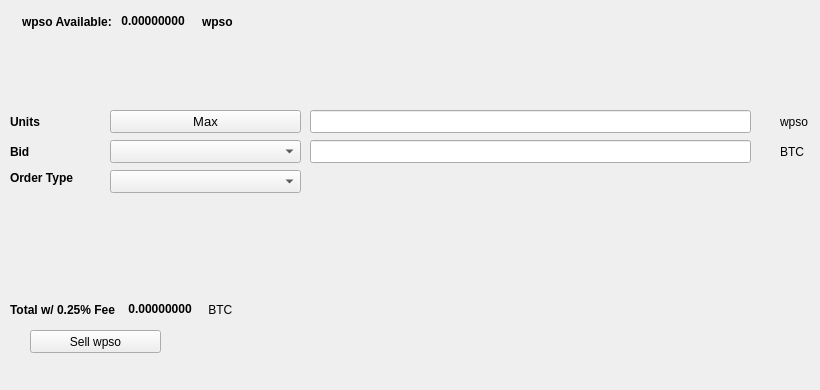
   <widget class="QWidget" name="SellTab">
    <attribute name="title">
     <string>Sell</string>
    </attribute>
    <widget class="QLabel" name="label_16">
     <property name="geometry">
      <rect>
       <x>780</x>
       <y>140</y>
       <width>31</width>
       <height>23</height>
      </rect>
     </property>
     <property name="text">
      <string>BTC</string>
     </property>
    </widget>
    <widget class="QComboBox" name="SellBidcomboBox">
     <property name="geometry">
      <rect>
       <x>110</x>
       <y>140</y>
       <width>191</width>
       <height>23</height>
      </rect>
     </property>
     <property name="font">
      <font>
       <pointsize>10</pointsize>
      </font>
     </property>
    </widget>
    <widget class="QLabel" name="label_18">
     <property name="geometry">
      <rect>
       <x>10</x>
       <y>110</y>
       <width>46</width>
       <height>23</height>
      </rect>
     </property>
     <property name="font">
      <font>
       <weight>75</weight>
       <bold>true</bold>
      </font>
     </property>
     <property name="text">
      <string>Units</string>
     </property>
    </widget>
    <widget class="QPushButton" name="Sell_Max_Amount">
     <property name="geometry">
      <rect>
       <x>110</x>
       <y>110</y>
       <width>191</width>
       <height>23</height>
      </rect>
     </property>
     <property name="font">
      <font>
       <pointsize>10</pointsize>
      </font>
     </property>
     <property name="text">
      <string>Max</string>
     </property>
    </widget>
    <widget class="QLabel" name="label_20">
     <property name="geometry">
      <rect>
       <x>10</x>
       <y>170</y>
       <width>91</width>
       <height>16</height>
      </rect>
     </property>
     <property name="font">
      <font>
       <weight>75</weight>
       <bold>true</bold>
      </font>
     </property>
     <property name="text">
      <string>Order Type</string>
     </property>
    </widget>
    <widget class="QComboBox" name="SellOrdertypeCombo">
     <property name="geometry">
      <rect>
       <x>110</x>
       <y>170</y>
       <width>191</width>
       <height>23</height>
      </rect>
     </property>
     <property name="font">
      <font>
       <pointsize>10</pointsize>
      </font>
     </property>
    </widget>
    <widget class="QLabel" name="label_21">
     <property name="geometry">
      <rect>
       <x>10</x>
       <y>140</y>
       <width>46</width>
       <height>23</height>
      </rect>
     </property>
     <property name="font">
      <font>
       <weight>75</weight>
       <bold>true</bold>
      </font>
     </property>
     <property name="text">
      <string>Bid</string>
     </property>
    </widget>
    <widget class="QLabel" name="label_22">
     <property name="geometry">
      <rect>
       <x>780</x>
       <y>110</y>
       <width>31</width>
       <height>23</height>
      </rect>
     </property>
     <property name="text">
      <string>wpso</string>
     </property>
    </widget>
    <widget class="QLineEdit" name="UnitsInputwpso">
     <property name="geometry">
      <rect>
       <x>310</x>
       <y>110</y>
       <width>441</width>
       <height>23</height>
      </rect>
     </property>
     <property name="font">
      <font>
       <pointsize>9</pointsize>
       <weight>75</weight>
       <bold>true</bold>
      </font>
     </property>
    </widget>
    <widget class="QLineEdit" name="SellBidPriceEdit">
     <property name="geometry">
      <rect>
       <x>310</x>
       <y>140</y>
       <width>441</width>
       <height>23</height>
      </rect>
     </property>
     <property name="font">
      <font>
       <pointsize>9</pointsize>
       <weight>75</weight>
       <bold>true</bold>
      </font>
     </property>
    </widget>
    <widget class="QPushButton" name="SellwpsoBTN">
     <property name="geometry">
      <rect>
       <x>30</x>
       <y>330</y>
       <width>131</width>
       <height>23</height>
      </rect>
     </property>
     <property name="text">
      <string>Sell wpso</string>
     </property>
     <property name="icon">
      <iconset resource="../wpso">
       <normaloff>:/icons/bitcoin</normaloff>:/icons/bitcoin</iconset>
     </property>
    </widget>
    <widget class="QWidget" name="layoutWidget3">
     <property name="geometry">
      <rect>
       <x>22</x>
       <y>12</y>
       <width>258</width>
       <height>19</height>
      </rect>
     </property>
     <layout class="QHBoxLayout" name="horizontalLayout">
      <item>
       <widget class="QLabel" name="label232_2">
        <property name="font">
         <font>
          <weight>75</weight>
          <bold>true</bold>
         </font>
        </property>
        <property name="text">
         <string>wpso Available:</string>
        </property>
       </widget>
      </item>
      <item>
       <widget class="QLabel" name="wpsoAvailableLabel">
        <property name="palette">
         <palette>
          <active>
           <colorrole role="WindowText">
            <brush brushstyle="SolidPattern">
             <color alpha="255">
              <red>0</red>
              <green>0</green>
              <blue>0</blue>
             </color>
            </brush>
           </colorrole>
           <colorrole role="Button">
            <brush brushstyle="SolidPattern">
             <color alpha="255">
              <red>0</red>
              <green>170</green>
              <blue>0</blue>
             </color>
            </brush>
           </colorrole>
           <colorrole role="Light">
            <brush brushstyle="SolidPattern">
             <color alpha="255">
              <red>0</red>
              <green>255</green>
              <blue>0</blue>
             </color>
            </brush>
           </colorrole>
           <colorrole role="Midlight">
            <brush brushstyle="SolidPattern">
             <color alpha="255">
              <red>0</red>
              <green>212</green>
              <blue>0</blue>
             </color>
            </brush>
           </colorrole>
           <colorrole role="Dark">
            <brush brushstyle="SolidPattern">
             <color alpha="255">
              <red>0</red>
              <green>85</green>
              <blue>0</blue>
             </color>
            </brush>
           </colorrole>
           <colorrole role="Mid">
            <brush brushstyle="SolidPattern">
             <color alpha="255">
              <red>0</red>
              <green>113</green>
              <blue>0</blue>
             </color>
            </brush>
           </colorrole>
           <colorrole role="Text">
            <brush brushstyle="SolidPattern">
             <color alpha="255">
              <red>0</red>
              <green>170</green>
              <blue>0</blue>
             </color>
            </brush>
           </colorrole>
           <colorrole role="BrightText">
            <brush brushstyle="SolidPattern">
             <color alpha="255">
              <red>255</red>
              <green>255</green>
              <blue>255</blue>
             </color>
            </brush>
           </colorrole>
           <colorrole role="ButtonText">
            <brush brushstyle="SolidPattern">
             <color alpha="255">
              <red>0</red>
              <green>0</green>
              <blue>0</blue>
             </color>
            </brush>
           </colorrole>
           <colorrole role="Base">
            <brush brushstyle="SolidPattern">
             <color alpha="255">
              <red>255</red>
              <green>255</green>
              <blue>255</blue>
             </color>
            </brush>
           </colorrole>
           <colorrole role="Window">
            <brush brushstyle="SolidPattern">
             <color alpha="255">
              <red>0</red>
              <green>170</green>
              <blue>0</blue>
             </color>
            </brush>
           </colorrole>
           <colorrole role="Shadow">
            <brush brushstyle="SolidPattern">
             <color alpha="255">
              <red>0</red>
              <green>0</green>
              <blue>0</blue>
             </color>
            </brush>
           </colorrole>
           <colorrole role="AlternateBase">
            <brush brushstyle="SolidPattern">
             <color alpha="255">
              <red>127</red>
              <green>212</green>
              <blue>127</blue>
             </color>
            </brush>
           </colorrole>
           <colorrole role="ToolTipBase">
            <brush brushstyle="SolidPattern">
             <color alpha="255">
              <red>255</red>
              <green>255</green>
              <blue>220</blue>
             </color>
            </brush>
           </colorrole>
           <colorrole role="ToolTipText">
            <brush brushstyle="SolidPattern">
             <color alpha="255">
              <red>0</red>
              <green>0</green>
              <blue>0</blue>
             </color>
            </brush>
           </colorrole>
          </active>
          <inactive>
           <colorrole role="WindowText">
            <brush brushstyle="SolidPattern">
             <color alpha="255">
              <red>0</red>
              <green>0</green>
              <blue>0</blue>
             </color>
            </brush>
           </colorrole>
           <colorrole role="Button">
            <brush brushstyle="SolidPattern">
             <color alpha="255">
              <red>0</red>
              <green>170</green>
              <blue>0</blue>
             </color>
            </brush>
           </colorrole>
           <colorrole role="Light">
            <brush brushstyle="SolidPattern">
             <color alpha="255">
              <red>0</red>
              <green>255</green>
              <blue>0</blue>
             </color>
            </brush>
           </colorrole>
           <colorrole role="Midlight">
            <brush brushstyle="SolidPattern">
             <color alpha="255">
              <red>0</red>
              <green>212</green>
              <blue>0</blue>
             </color>
            </brush>
           </colorrole>
           <colorrole role="Dark">
            <brush brushstyle="SolidPattern">
             <color alpha="255">
              <red>0</red>
              <green>85</green>
              <blue>0</blue>
             </color>
            </brush>
           </colorrole>
           <colorrole role="Mid">
            <brush brushstyle="SolidPattern">
             <color alpha="255">
              <red>0</red>
              <green>113</green>
              <blue>0</blue>
             </color>
            </brush>
           </colorrole>
           <colorrole role="Text">
            <brush brushstyle="SolidPattern">
             <color alpha="255">
              <red>0</red>
              <green>170</green>
              <blue>0</blue>
             </color>
            </brush>
           </colorrole>
           <colorrole role="BrightText">
            <brush brushstyle="SolidPattern">
             <color alpha="255">
              <red>255</red>
              <green>255</green>
              <blue>255</blue>
             </color>
            </brush>
           </colorrole>
           <colorrole role="ButtonText">
            <brush brushstyle="SolidPattern">
             <color alpha="255">
              <red>0</red>
              <green>0</green>
              <blue>0</blue>
             </color>
            </brush>
           </colorrole>
           <colorrole role="Base">
            <brush brushstyle="SolidPattern">
             <color alpha="255">
              <red>255</red>
              <green>255</green>
              <blue>255</blue>
             </color>
            </brush>
           </colorrole>
           <colorrole role="Window">
            <brush brushstyle="SolidPattern">
             <color alpha="255">
              <red>0</red>
              <green>170</green>
              <blue>0</blue>
             </color>
            </brush>
           </colorrole>
           <colorrole role="Shadow">
            <brush brushstyle="SolidPattern">
             <color alpha="255">
              <red>0</red>
              <green>0</green>
              <blue>0</blue>
             </color>
            </brush>
           </colorrole>
           <colorrole role="AlternateBase">
            <brush brushstyle="SolidPattern">
             <color alpha="255">
              <red>127</red>
              <green>212</green>
              <blue>127</blue>
             </color>
            </brush>
           </colorrole>
           <colorrole role="ToolTipBase">
            <brush brushstyle="SolidPattern">
             <color alpha="255">
              <red>255</red>
              <green>255</green>
              <blue>220</blue>
             </color>
            </brush>
           </colorrole>
           <colorrole role="ToolTipText">
            <brush brushstyle="SolidPattern">
             <color alpha="255">
              <red>0</red>
              <green>0</green>
              <blue>0</blue>
             </color>
            </brush>
           </colorrole>
          </inactive>
          <disabled>
           <colorrole role="WindowText">
            <brush brushstyle="SolidPattern">
             <color alpha="255">
              <red>0</red>
              <green>85</green>
              <blue>0</blue>
             </color>
            </brush>
           </colorrole>
           <colorrole role="Button">
            <brush brushstyle="SolidPattern">
             <color alpha="255">
              <red>0</red>
              <green>170</green>
              <blue>0</blue>
             </color>
            </brush>
           </colorrole>
           <colorrole role="Light">
            <brush brushstyle="SolidPattern">
             <color alpha="255">
              <red>0</red>
              <green>255</green>
              <blue>0</blue>
             </color>
            </brush>
           </colorrole>
           <colorrole role="Midlight">
            <brush brushstyle="SolidPattern">
             <color alpha="255">
              <red>0</red>
              <green>212</green>
              <blue>0</blue>
             </color>
            </brush>
           </colorrole>
           <colorrole role="Dark">
            <brush brushstyle="SolidPattern">
             <color alpha="255">
              <red>0</red>
              <green>85</green>
              <blue>0</blue>
             </color>
            </brush>
           </colorrole>
           <colorrole role="Mid">
            <brush brushstyle="SolidPattern">
             <color alpha="255">
              <red>0</red>
              <green>113</green>
              <blue>0</blue>
             </color>
            </brush>
           </colorrole>
           <colorrole role="Text">
            <brush brushstyle="SolidPattern">
             <color alpha="255">
              <red>0</red>
              <green>85</green>
              <blue>0</blue>
             </color>
            </brush>
           </colorrole>
           <colorrole role="BrightText">
            <brush brushstyle="SolidPattern">
             <color alpha="255">
              <red>255</red>
              <green>255</green>
              <blue>255</blue>
             </color>
            </brush>
           </colorrole>
           <colorrole role="ButtonText">
            <brush brushstyle="SolidPattern">
             <color alpha="255">
              <red>0</red>
              <green>85</green>
              <blue>0</blue>
             </color>
            </brush>
           </colorrole>
           <colorrole role="Base">
            <brush brushstyle="SolidPattern">
             <color alpha="255">
              <red>0</red>
              <green>170</green>
              <blue>0</blue>
             </color>
            </brush>
           </colorrole>
           <colorrole role="Window">
            <brush brushstyle="SolidPattern">
             <color alpha="255">
              <red>0</red>
              <green>170</green>
              <blue>0</blue>
             </color>
            </brush>
           </colorrole>
           <colorrole role="Shadow">
            <brush brushstyle="SolidPattern">
             <color alpha="255">
              <red>0</red>
              <green>0</green>
              <blue>0</blue>
             </color>
            </brush>
           </colorrole>
           <colorrole role="AlternateBase">
            <brush brushstyle="SolidPattern">
             <color alpha="255">
              <red>0</red>
              <green>170</green>
              <blue>0</blue>
             </color>
            </brush>
           </colorrole>
           <colorrole role="ToolTipBase">
            <brush brushstyle="SolidPattern">
             <color alpha="255">
              <red>255</red>
              <green>255</green>
              <blue>220</blue>
             </color>
            </brush>
           </colorrole>
           <colorrole role="ToolTipText">
            <brush brushstyle="SolidPattern">
             <color alpha="255">
              <red>0</red>
              <green>0</green>
              <blue>0</blue>
             </color>
            </brush>
           </colorrole>
          </disabled>
         </palette>
        </property>
        <property name="font">
         <font>
          <weight>75</weight>
          <bold>true</bold>
         </font>
        </property>
        <property name="text">
         <string> 0.00000000 </string>
        </property>
        <property name="textInteractionFlags">
         <set>Qt::LinksAccessibleByMouse|Qt::TextSelectableByKeyboard|Qt::TextSelectableByMouse</set>
        </property>
       </widget>
      </item>
      <item>
       <widget class="QLabel" name="labelwpso">
        <property name="font">
         <font>
          <weight>75</weight>
          <bold>true</bold>
         </font>
        </property>
        <property name="text">
         <string>wpso</string>
        </property>
       </widget>
      </item>
     </layout>
    </widget>
    <widget class="QWidget" name="layoutWidget">
     <property name="geometry">
      <rect>
       <x>10</x>
       <y>300</y>
       <width>268</width>
       <height>19</height>
      </rect>
     </property>
     <layout class="QHBoxLayout" name="horizontalLayout_2">
      <item>
       <widget class="QLabel" name="label_19">
        <property name="font">
         <font>
          <weight>75</weight>
          <bold>true</bold>
         </font>
        </property>
        <property name="text">
         <string>Total w/ 0.25% Fee </string>
        </property>
       </widget>
      </item>
      <item>
       <widget class="QLabel" name="SellCostLabel">
        <property name="palette">
         <palette>
          <active>
           <colorrole role="WindowText">
            <brush brushstyle="SolidPattern">
             <color alpha="255">
              <red>0</red>
              <green>0</green>
              <blue>0</blue>
             </color>
            </brush>
           </colorrole>
           <colorrole role="Button">
            <brush brushstyle="SolidPattern">
             <color alpha="255">
              <red>0</red>
              <green>170</green>
              <blue>0</blue>
             </color>
            </brush>
           </colorrole>
           <colorrole role="Light">
            <brush brushstyle="SolidPattern">
             <color alpha="255">
              <red>0</red>
              <green>255</green>
              <blue>0</blue>
             </color>
            </brush>
           </colorrole>
           <colorrole role="Midlight">
            <brush brushstyle="SolidPattern">
             <color alpha="255">
              <red>0</red>
              <green>212</green>
              <blue>0</blue>
             </color>
            </brush>
           </colorrole>
           <colorrole role="Dark">
            <brush brushstyle="SolidPattern">
             <color alpha="255">
              <red>0</red>
              <green>85</green>
              <blue>0</blue>
             </color>
            </brush>
           </colorrole>
           <colorrole role="Mid">
            <brush brushstyle="SolidPattern">
             <color alpha="255">
              <red>0</red>
              <green>113</green>
              <blue>0</blue>
             </color>
            </brush>
           </colorrole>
           <colorrole role="Text">
            <brush brushstyle="SolidPattern">
             <color alpha="255">
              <red>0</red>
              <green>170</green>
              <blue>0</blue>
             </color>
            </brush>
           </colorrole>
           <colorrole role="BrightText">
            <brush brushstyle="SolidPattern">
             <color alpha="255">
              <red>255</red>
              <green>255</green>
              <blue>255</blue>
             </color>
            </brush>
           </colorrole>
           <colorrole role="ButtonText">
            <brush brushstyle="SolidPattern">
             <color alpha="255">
              <red>0</red>
              <green>0</green>
              <blue>0</blue>
             </color>
            </brush>
           </colorrole>
           <colorrole role="Base">
            <brush brushstyle="SolidPattern">
             <color alpha="255">
              <red>255</red>
              <green>255</green>
              <blue>255</blue>
             </color>
            </brush>
           </colorrole>
           <colorrole role="Window">
            <brush brushstyle="SolidPattern">
             <color alpha="255">
              <red>0</red>
              <green>170</green>
              <blue>0</blue>
             </color>
            </brush>
           </colorrole>
           <colorrole role="Shadow">
            <brush brushstyle="SolidPattern">
             <color alpha="255">
              <red>0</red>
              <green>0</green>
              <blue>0</blue>
             </color>
            </brush>
           </colorrole>
           <colorrole role="AlternateBase">
            <brush brushstyle="SolidPattern">
             <color alpha="255">
              <red>127</red>
              <green>212</green>
              <blue>127</blue>
             </color>
            </brush>
           </colorrole>
           <colorrole role="ToolTipBase">
            <brush brushstyle="SolidPattern">
             <color alpha="255">
              <red>255</red>
              <green>255</green>
              <blue>220</blue>
             </color>
            </brush>
           </colorrole>
           <colorrole role="ToolTipText">
            <brush brushstyle="SolidPattern">
             <color alpha="255">
              <red>0</red>
              <green>0</green>
              <blue>0</blue>
             </color>
            </brush>
           </colorrole>
          </active>
          <inactive>
           <colorrole role="WindowText">
            <brush brushstyle="SolidPattern">
             <color alpha="255">
              <red>0</red>
              <green>0</green>
              <blue>0</blue>
             </color>
            </brush>
           </colorrole>
           <colorrole role="Button">
            <brush brushstyle="SolidPattern">
             <color alpha="255">
              <red>0</red>
              <green>170</green>
              <blue>0</blue>
             </color>
            </brush>
           </colorrole>
           <colorrole role="Light">
            <brush brushstyle="SolidPattern">
             <color alpha="255">
              <red>0</red>
              <green>255</green>
              <blue>0</blue>
             </color>
            </brush>
           </colorrole>
           <colorrole role="Midlight">
            <brush brushstyle="SolidPattern">
             <color alpha="255">
              <red>0</red>
              <green>212</green>
              <blue>0</blue>
             </color>
            </brush>
           </colorrole>
           <colorrole role="Dark">
            <brush brushstyle="SolidPattern">
             <color alpha="255">
              <red>0</red>
              <green>85</green>
              <blue>0</blue>
             </color>
            </brush>
           </colorrole>
           <colorrole role="Mid">
            <brush brushstyle="SolidPattern">
             <color alpha="255">
              <red>0</red>
              <green>113</green>
              <blue>0</blue>
             </color>
            </brush>
           </colorrole>
           <colorrole role="Text">
            <brush brushstyle="SolidPattern">
             <color alpha="255">
              <red>0</red>
              <green>170</green>
              <blue>0</blue>
             </color>
            </brush>
           </colorrole>
           <colorrole role="BrightText">
            <brush brushstyle="SolidPattern">
             <color alpha="255">
              <red>255</red>
              <green>255</green>
              <blue>255</blue>
             </color>
            </brush>
           </colorrole>
           <colorrole role="ButtonText">
            <brush brushstyle="SolidPattern">
             <color alpha="255">
              <red>0</red>
              <green>0</green>
              <blue>0</blue>
             </color>
            </brush>
           </colorrole>
           <colorrole role="Base">
            <brush brushstyle="SolidPattern">
             <color alpha="255">
              <red>255</red>
              <green>255</green>
              <blue>255</blue>
             </color>
            </brush>
           </colorrole>
           <colorrole role="Window">
            <brush brushstyle="SolidPattern">
             <color alpha="255">
              <red>0</red>
              <green>170</green>
              <blue>0</blue>
             </color>
            </brush>
           </colorrole>
           <colorrole role="Shadow">
            <brush brushstyle="SolidPattern">
             <color alpha="255">
              <red>0</red>
              <green>0</green>
              <blue>0</blue>
             </color>
            </brush>
           </colorrole>
           <colorrole role="AlternateBase">
            <brush brushstyle="SolidPattern">
             <color alpha="255">
              <red>127</red>
              <green>212</green>
              <blue>127</blue>
             </color>
            </brush>
           </colorrole>
           <colorrole role="ToolTipBase">
            <brush brushstyle="SolidPattern">
             <color alpha="255">
              <red>255</red>
              <green>255</green>
              <blue>220</blue>
             </color>
            </brush>
           </colorrole>
           <colorrole role="ToolTipText">
            <brush brushstyle="SolidPattern">
             <color alpha="255">
              <red>0</red>
              <green>0</green>
              <blue>0</blue>
             </color>
            </brush>
           </colorrole>
          </inactive>
          <disabled>
           <colorrole role="WindowText">
            <brush brushstyle="SolidPattern">
             <color alpha="255">
              <red>0</red>
              <green>85</green>
              <blue>0</blue>
             </color>
            </brush>
           </colorrole>
           <colorrole role="Button">
            <brush brushstyle="SolidPattern">
             <color alpha="255">
              <red>0</red>
              <green>170</green>
              <blue>0</blue>
             </color>
            </brush>
           </colorrole>
           <colorrole role="Light">
            <brush brushstyle="SolidPattern">
             <color alpha="255">
              <red>0</red>
              <green>255</green>
              <blue>0</blue>
             </color>
            </brush>
           </colorrole>
           <colorrole role="Midlight">
            <brush brushstyle="SolidPattern">
             <color alpha="255">
              <red>0</red>
              <green>212</green>
              <blue>0</blue>
             </color>
            </brush>
           </colorrole>
           <colorrole role="Dark">
            <brush brushstyle="SolidPattern">
             <color alpha="255">
              <red>0</red>
              <green>85</green>
              <blue>0</blue>
             </color>
            </brush>
           </colorrole>
           <colorrole role="Mid">
            <brush brushstyle="SolidPattern">
             <color alpha="255">
              <red>0</red>
              <green>113</green>
              <blue>0</blue>
             </color>
            </brush>
           </colorrole>
           <colorrole role="Text">
            <brush brushstyle="SolidPattern">
             <color alpha="255">
              <red>0</red>
              <green>85</green>
              <blue>0</blue>
             </color>
            </brush>
           </colorrole>
           <colorrole role="BrightText">
            <brush brushstyle="SolidPattern">
             <color alpha="255">
              <red>255</red>
              <green>255</green>
              <blue>255</blue>
             </color>
            </brush>
           </colorrole>
           <colorrole role="ButtonText">
            <brush brushstyle="SolidPattern">
             <color alpha="255">
              <red>0</red>
              <green>85</green>
              <blue>0</blue>
             </color>
            </brush>
           </colorrole>
           <colorrole role="Base">
            <brush brushstyle="SolidPattern">
             <color alpha="255">
              <red>0</red>
              <green>170</green>
              <blue>0</blue>
             </color>
            </brush>
           </colorrole>
           <colorrole role="Window">
            <brush brushstyle="SolidPattern">
             <color alpha="255">
              <red>0</red>
              <green>170</green>
              <blue>0</blue>
             </color>
            </brush>
           </colorrole>
           <colorrole role="Shadow">
            <brush brushstyle="SolidPattern">
             <color alpha="255">
              <red>0</red>
              <green>0</green>
              <blue>0</blue>
             </color>
            </brush>
           </colorrole>
           <colorrole role="AlternateBase">
            <brush brushstyle="SolidPattern">
             <color alpha="255">
              <red>0</red>
              <green>170</green>
              <blue>0</blue>
             </color>
            </brush>
           </colorrole>
           <colorrole role="ToolTipBase">
            <brush brushstyle="SolidPattern">
             <color alpha="255">
              <red>255</red>
              <green>255</green>
              <blue>220</blue>
             </color>
            </brush>
           </colorrole>
           <colorrole role="ToolTipText">
            <brush brushstyle="SolidPattern">
             <color alpha="255">
              <red>0</red>
              <green>0</green>
              <blue>0</blue>
             </color>
            </brush>
           </colorrole>
          </disabled>
         </palette>
        </property>
        <property name="font">
         <font>
          <weight>75</weight>
          <bold>true</bold>
         </font>
        </property>
        <property name="autoFillBackground">
         <bool>false</bool>
        </property>
        <property name="text">
         <string> 0.00000000</string>
        </property>
        <property name="textInteractionFlags">
         <set>Qt::LinksAccessibleByMouse|Qt::TextSelectableByMouse</set>
        </property>
       </widget>
      </item>
      <item>
       <widget class="QLabel" name="label_17">
        <property name="font">
         <font>
          <weight>50</weight>
          <bold>false</bold>
         </font>
        </property>
        <property name="text">
         <string> BTC</string>
        </property>
       </widget>
      </item>
     </layout>
    </widget>
    <widget class="QLabel" name="label_23">
     <property name="geometry">
      <rect>
       <x>460</x>
       <y>300</y>
       <width>281</width>
       <height>81</height>
      </rect>
     </property>
     <property name="text">
      <string/>
     </property>
     <property name="pixmap">
      <pixmap>:/images/bittrex</pixmap>
     </property>
    </widget>
   </widget>
